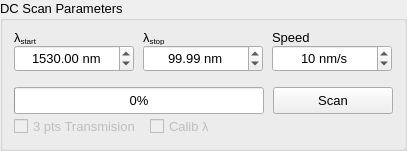
           <widget class="QGroupBox" name="groupBox_DCscan">
            <property name="sizePolicy">
             <sizepolicy hsizetype="Preferred" vsizetype="Preferred">
              <horstretch>0</horstretch>
              <verstretch>0</verstretch>
             </sizepolicy>
            </property>
            <property name="minimumSize">
             <size>
              <width>0</width>
              <height>0</height>
             </size>
            </property>
            <property name="font">
             <font>
              <pointsize>10</pointsize>
             </font>
            </property>
            <property name="title">
             <string>DC Scan Parameters</string>
            </property>
            <layout class="QVBoxLayout" name="verticalLayout_3">
             <property name="spacing">
              <number>0</number>
             </property>
             <property name="topMargin">
              <number>9</number>
             </property>
             <property name="bottomMargin">
              <number>9</number>
             </property>
             <item>
              <widget class="QWidget" name="widget_6" native="true">
               <layout class="QGridLayout" name="gridLayout_4">
                <property name="leftMargin">
                 <number>0</number>
                </property>
                <property name="topMargin">
                 <number>0</number>
                </property>
                <property name="rightMargin">
                 <number>0</number>
                </property>
                <property name="bottomMargin">
                 <number>0</number>
                </property>
                <property name="horizontalSpacing">
                 <number>9</number>
                </property>
                <property name="verticalSpacing">
                 <number>0</number>
                </property>
                <item row="0" column="0">
                 <widget class="QLabel" name="label_4">
                  <property name="minimumSize">
                   <size>
                    <width>0</width>
                    <height>15</height>
                   </size>
                  </property>
                  <property name="maximumSize">
                   <size>
                    <width>16777215</width>
                    <height>15</height>
                   </size>
                  </property>
                  <property name="font">
                   <font>
                    <pointsize>10</pointsize>
                   </font>
                  </property>
                  <property name="text">
                   <string>λ&lt;sub&gt;start&lt;/sub&gt;</string>
                  </property>
                 </widget>
                </item>
                <item row="0" column="1">
                 <widget class="QLabel" name="label_5">
                  <property name="minimumSize">
                   <size>
                    <width>0</width>
                    <height>15</height>
                   </size>
                  </property>
                  <property name="maximumSize">
                   <size>
                    <width>16777215</width>
                    <height>15</height>
                   </size>
                  </property>
                  <property name="font">
                   <font>
                    <pointsize>10</pointsize>
                   </font>
                  </property>
                  <property name="text">
                   <string>λ&lt;sub&gt;stop&lt;/sub&gt;</string>
                  </property>
                 </widget>
                </item>
                <item row="0" column="2">
                 <widget class="QLabel" name="label_6">
                  <property name="minimumSize">
                   <size>
                    <width>0</width>
                    <height>15</height>
                   </size>
                  </property>
                  <property name="maximumSize">
                   <size>
                    <width>16777215</width>
                    <height>15</height>
                   </size>
                  </property>
                  <property name="font">
                   <font>
                    <pointsize>10</pointsize>
                   </font>
                  </property>
                  <property name="text">
                   <string>Speed </string>
                  </property>
                 </widget>
                </item>
                <item row="1" column="0">
                 <widget class="QDoubleSpinBox" name="spnbx_lbd_start">
                  <property name="minimumSize">
                   <size>
                    <width>87</width>
                    <height>27</height>
                   </size>
                  </property>
                  <property name="maximumSize">
                   <size>
                    <width>120</width>
                    <height>27</height>
                   </size>
                  </property>
                  <property name="font">
                   <font>
                    <pointsize>10</pointsize>
                   </font>
                  </property>
                  <property name="alignment">
                   <set>Qt::AlignCenter</set>
                  </property>
                  <property name="keyboardTracking">
                   <bool>false</bool>
                  </property>
                  <property name="suffix">
                   <string> nm</string>
                  </property>
                  <property name="maximum">
                   <double>2000.000000000000000</double>
                  </property>
                  <property name="value">
                   <double>1530.000000000000000</double>
                  </property>
                 </widget>
                </item>
                <item row="1" column="1">
                 <widget class="QDoubleSpinBox" name="spnbx_lbd_stop">
                  <property name="minimumSize">
                   <size>
                    <width>87</width>
                    <height>27</height>
                   </size>
                  </property>
                  <property name="maximumSize">
                   <size>
                    <width>120</width>
                    <height>27</height>
                   </size>
                  </property>
                  <property name="font">
                   <font>
                    <pointsize>10</pointsize>
                   </font>
                  </property>
                  <property name="alignment">
                   <set>Qt::AlignCenter</set>
                  </property>
                  <property name="keyboardTracking">
                   <bool>false</bool>
                  </property>
                  <property name="suffix">
                   <string> nm</string>
                  </property>
                  <property name="maximum">
                   <double>1800.000000000000000</double>
                  </property>
                  <property name="value">
                   <double>99.989999999999995</double>
                  </property>
                 </widget>
                </item>
                <item row="1" column="2">
                 <widget class="QDoubleSpinBox" name="spnbx_speed">
                  <property name="minimumSize">
                   <size>
                    <width>87</width>
                    <height>27</height>
                   </size>
                  </property>
                  <property name="maximumSize">
                   <size>
                    <width>120</width>
                    <height>27</height>
                   </size>
                  </property>
                  <property name="font">
                   <font>
                    <pointsize>10</pointsize>
                   </font>
                  </property>
                  <property name="alignment">
                   <set>Qt::AlignCenter</set>
                  </property>
                  <property name="keyboardTracking">
                   <bool>false</bool>
                  </property>
                  <property name="suffix">
                   <string> nm/s</string>
                  </property>
                  <property name="decimals">
                   <number>0</number>
                  </property>
                  <property name="value">
                   <double>10.000000000000000</double>
                  </property>
                 </widget>
                </item>
               </layout>
              </widget>
             </item>
             <item>
              <widget class="QLabel" name="label_7">
               <property name="minimumSize">
                <size>
                 <width>0</width>
                 <height>15</height>
                </size>
               </property>
               <property name="maximumSize">
                <size>
                 <width>16777215</width>
                 <height>15</height>
                </size>
               </property>
               <property name="font">
                <font>
                 <pointsize>10</pointsize>
                </font>
               </property>
               <property name="text">
                <string/>
               </property>
              </widget>
             </item>
             <item>
              <widget class="QWidget" name="widget_7" native="true">
               <layout class="QGridLayout" name="gridLayout_7">
                <property name="leftMargin">
                 <number>0</number>
                </property>
                <property name="topMargin">
                 <number>0</number>
                </property>
                <property name="rightMargin">
                 <number>0</number>
                </property>
                <property name="bottomMargin">
                 <number>0</number>
                </property>
                <property name="horizontalSpacing">
                 <number>9</number>
                </property>
                <property name="verticalSpacing">
                 <number>0</number>
                </property>
                <item row="0" column="2">
                 <widget class="QPushButton" name="but_dcscan">
                  <property name="minimumSize">
                   <size>
                    <width>120</width>
                    <height>27</height>
                   </size>
                  </property>
                  <property name="maximumSize">
                   <size>
                    <width>120</width>
                    <height>27</height>
                   </size>
                  </property>
                  <property name="font">
                   <font>
                    <pointsize>10</pointsize>
                    <weight>50</weight>
                    <bold>false</bold>
                    <underline>false</underline>
                    <strikeout>false</strikeout>
                   </font>
                  </property>
                  <property name="cursor">
                   <cursorShape>PointingHandCursor</cursorShape>
                  </property>
                  <property name="mouseTracking">
                   <bool>false</bool>
                  </property>
                  <property name="text">
                   <string>Scan</string>
                  </property>
                  <property name="checkable">
                   <bool>false</bool>
                  </property>
                  <property name="autoDefault">
                   <bool>false</bool>
                  </property>
                  <property name="flat">
                   <bool>false</bool>
                  </property>
                 </widget>
                </item>
                <item row="0" column="0" colspan="2">
                 <widget class="QProgressBar" name="progressBar">
                  <property name="minimumSize">
                   <size>
                    <width>250</width>
                    <height>27</height>
                   </size>
                  </property>
                  <property name="maximumSize">
                   <size>
                    <width>250</width>
                    <height>27</height>
                   </size>
                  </property>
                  <property name="font">
                   <font>
                    <pointsize>10</pointsize>
                   </font>
                  </property>
                  <property name="value">
                   <number>0</number>
                  </property>
                  <property name="invertedAppearance">
                   <bool>false</bool>
                  </property>
                 </widget>
                </item>
                <item row="1" column="0">
                 <widget class="QCheckBox" name="check_Tmeasure">
                  <property name="enabled">
                   <bool>false</bool>
                  </property>
                  <property name="minimumSize">
                   <size>
                    <width>0</width>
                    <height>25</height>
                   </size>
                  </property>
                  <property name="maximumSize">
                   <size>
                    <width>16777215</width>
                    <height>25</height>
                   </size>
                  </property>
                  <property name="font">
                   <font>
                    <pointsize>10</pointsize>
                   </font>
                  </property>
                  <property name="text">
                   <string>3 pts Transmision</string>
                  </property>
                 </widget>
                </item>
                <item row="1" column="1">
                 <widget class="QCheckBox" name="check_calib_lbd">
                  <property name="enabled">
                   <bool>false</bool>
                  </property>
                  <property name="minimumSize">
                   <size>
                    <width>0</width>
                    <height>25</height>
                   </size>
                  </property>
                  <property name="maximumSize">
                   <size>
                    <width>16777215</width>
                    <height>25</height>
                   </size>
                  </property>
                  <property name="font">
                   <font>
                    <pointsize>10</pointsize>
                   </font>
                  </property>
                  <property name="text">
                   <string>Calib λ</string>
                  </property>
                 </widget>
                </item>
               </layout>
              </widget>
             </item>
            </layout>
           </widget>
